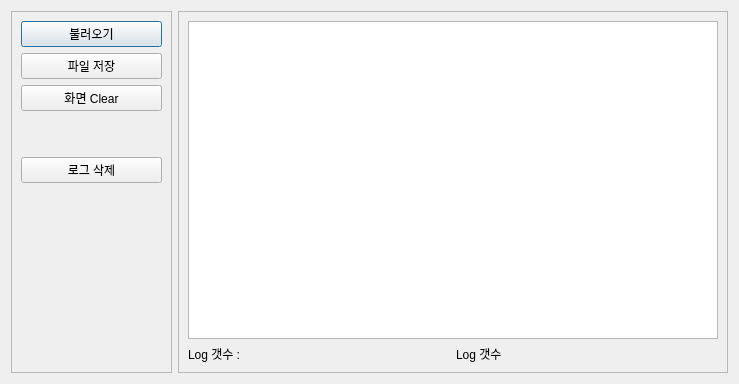
<?xml version="1.0" encoding="UTF-8"?>
<ui version="4.0">
 <class>LogDataDialog</class>
 <widget class="QDialog" name="LogDataDialog">
  <property name="geometry">
   <rect>
    <x>0</x>
    <y>0</y>
    <width>739</width>
    <height>384</height>
   </rect>
  </property>
  <property name="windowTitle">
   <string>Dialog</string>
  </property>
  <layout class="QGridLayout" name="gridLayout_3">
   <item row="0" column="0">
    <widget class="QFrame" name="frame_2">
     <property name="frameShape">
      <enum>QFrame::StyledPanel</enum>
     </property>
     <property name="frameShadow">
      <enum>QFrame::Raised</enum>
     </property>
     <layout class="QGridLayout" name="gridLayout_2">
      <item row="0" column="0">
       <layout class="QVBoxLayout" name="verticalLayout">
        <item>
         <widget class="QPushButton" name="btnLoad">
          <property name="text">
           <string>불러오기</string>
          </property>
         </widget>
        </item>
        <item>
         <widget class="QPushButton" name="btnSave">
          <property name="text">
           <string>파일 저장</string>
          </property>
         </widget>
        </item>
        <item>
         <widget class="QPushButton" name="btnClear">
          <property name="text">
           <string>화면 Clear</string>
          </property>
         </widget>
        </item>
        <item>
         <spacer name="verticalSpacer">
          <property name="orientation">
           <enum>Qt::Vertical</enum>
          </property>
          <property name="sizeType">
           <enum>QSizePolicy::Fixed</enum>
          </property>
          <property name="sizeHint" stdset="0">
           <size>
            <width>20</width>
            <height>40</height>
           </size>
          </property>
         </spacer>
        </item>
        <item>
         <widget class="QPushButton" name="btnDelete">
          <property name="text">
           <string>로그 삭제</string>
          </property>
         </widget>
        </item>
       </layout>
      </item>
      <item row="1" column="0">
       <spacer name="verticalSpacer_2">
        <property name="orientation">
         <enum>Qt::Vertical</enum>
        </property>
        <property name="sizeHint" stdset="0">
         <size>
          <width>20</width>
          <height>199</height>
         </size>
        </property>
       </spacer>
      </item>
     </layout>
    </widget>
   </item>
   <item row="0" column="1">
    <widget class="QFrame" name="frame">
     <property name="minimumSize">
      <size>
       <width>550</width>
       <height>0</height>
      </size>
     </property>
     <property name="frameShape">
      <enum>QFrame::StyledPanel</enum>
     </property>
     <property name="frameShadow">
      <enum>QFrame::Raised</enum>
     </property>
     <layout class="QGridLayout" name="gridLayout">
      <item row="0" column="0" colspan="2">
       <widget class="QTextEdit" name="editLog"/>
      </item>
      <item row="1" column="0">
       <widget class="QLabel" name="labelCnt">
        <property name="text">
         <string>Log 갯수 :</string>
        </property>
       </widget>
      </item>
      <item row="1" column="1">
       <widget class="QLabel" name="labelMaxCnt">
        <property name="text">
         <string>Log 갯수</string>
        </property>
       </widget>
      </item>
     </layout>
     <zorder>editLog</zorder>
     <zorder>editLog</zorder>
     <zorder>labelMaxCnt</zorder>
     <zorder>labelCnt</zorder>
    </widget>
   </item>
  </layout>
 </widget>
 <resources/>
 <connections/>
</ui>
